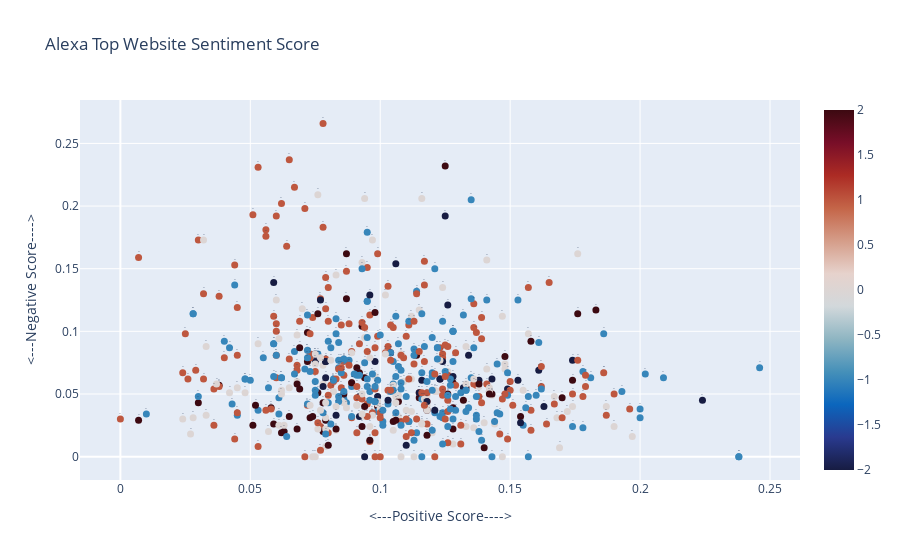

Notebook code for this chart:
### Code cell
layout = go.Layout(
    title = 'Alexa Top Website Sentiment Score', # Graph title
    xaxis = dict(title = '<---Positive Score---->'), # x-axis label
    yaxis = dict(title = '<---Negative Score---->'), # y-axis label
)

fig =  go.Figure(layout=layout)

fig.add_trace(
    go.Scatter(x=df["x"],
               y=df["y"],
               mode="markers+text",
               # Just pick one of the two
               hovertext=df["hover"],
               text=df["text"],
               textposition="top center",
               textfont_size=4,
              marker=dict(
        size=7,
        color=df["lean"], #set color equal to a variable
        colorscale='balance', # one of plotly colorscales
        showscale=True
   ))
)



fig.show()

### Figure 1 — Plotly figure (JSON) as saved in the notebook; plotly's stock layout.template omitted (floating-point values rounded to 4 significant figures; data arrays with more than 128 entries replaced by an {"elided": "..."} marker saying what was removed)
{"data": [{"hovertext": {"elided": "607 str values"}, "marker": {"color": {"elided": "607 int values"}, "colorscale": [[0, "rgb(23, 28, 66)"], [0.09091, "rgb(41, 58, 143)"], [0.1818, "rgb(11, 102, 189)"], [0.2727, "rgb(69, 144, 185)"], [0.3636, "rgb(142, 181, 194)"], [0.4545, "rgb(210, 216, 219)"], [0.5455, "rgb(230, 210, 204)"], [0.6364, "rgb(213, 157, 137)"], [0.7273, "rgb(196, 101, 72)"], [0.8182, "rgb(172, 43, 36)"], [0.9091, "rgb(120, 14, 40)"], [1, "rgb(60, 9, 17)"]], "showscale": true, "size": 7}, "mode": "markers+text", "text": {"elided": "607 str values"}, "textfont": {"size": 4}, "textposition": "top center", "type": "scatter", "x": {"elided": "607 float values"}, "y": {"elided": "607 float values"}}], "layout": {"title": {"text": "Alexa Top Website Sentiment Score"}, "xaxis": {"title": {"text": "<---Positive Score---->"}}, "yaxis": {"title": {"text": "<---Negative Score---->"}}}}
